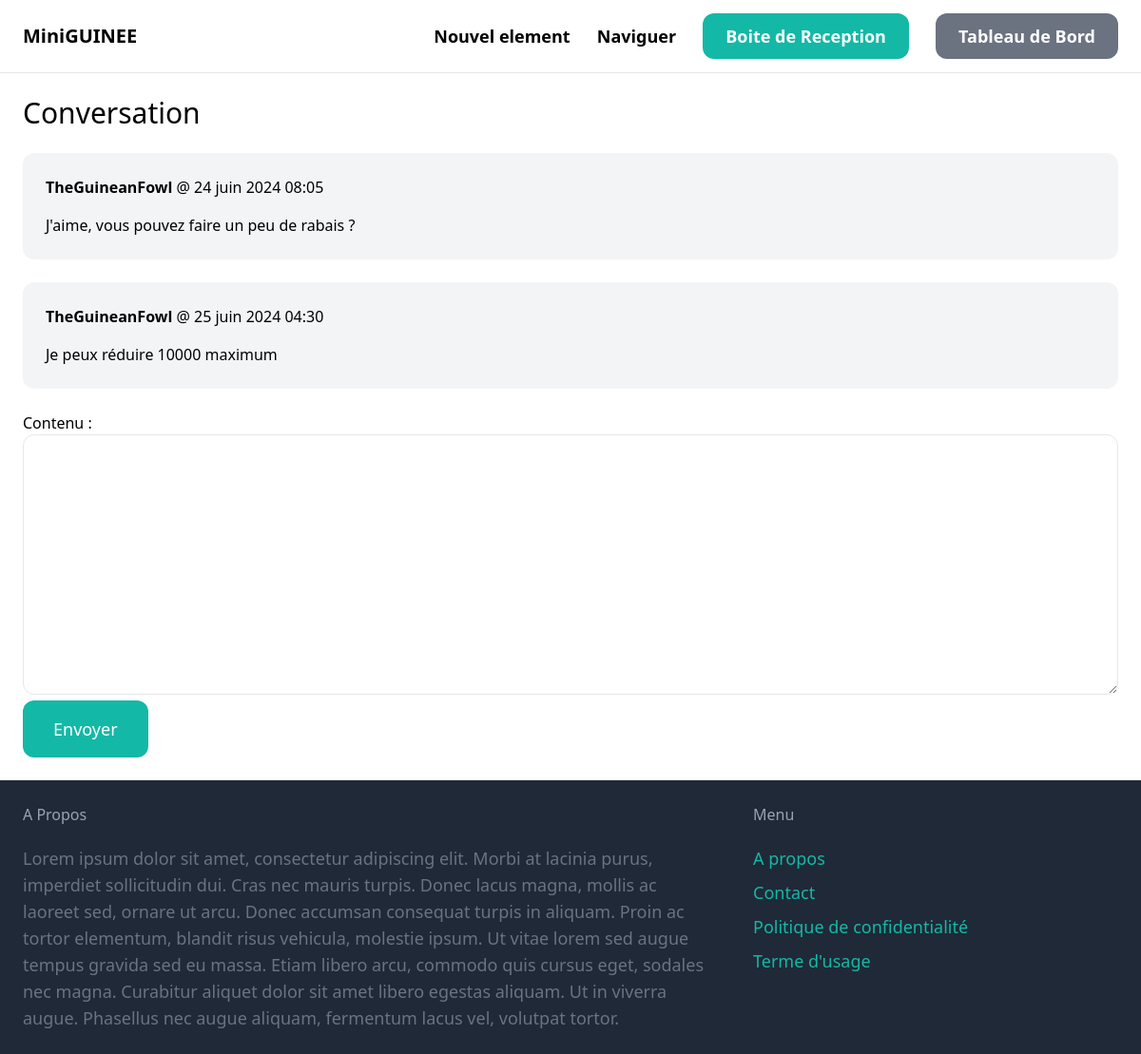
The page /inbox/1/ (signed in) on the database as committed earlier.
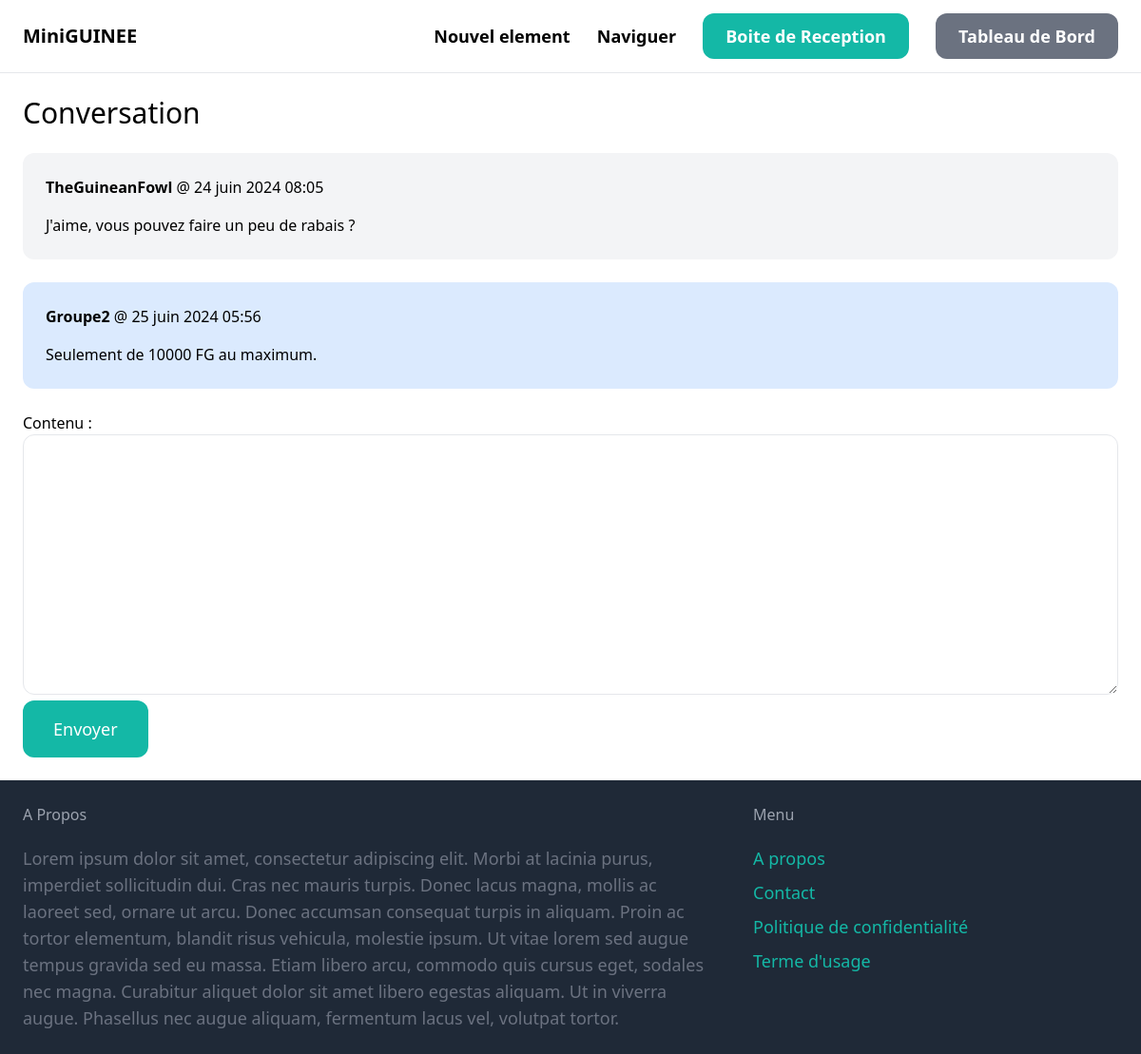
The same page on the database as committed later.
### conversation/models.py (models this page shows)
class ConversationMessage(models.Model):
    conversation = models.ForeignKey(Conversation, related_name='messages', on_delete=models.CASCADE)
    contenu = models.TextField()
    cree_a = models.DateTimeField(auto_now_add=True)
    cree_par = models.ForeignKey(User, related_name='created_messages', on_delete=models.CASCADE)

### conversation/views.py (the view)
# urls.py: path('<int:pk>/', views.detail, name='detail'),
@login_required
def detail(request, pk):
    conversation = Conversation.objects.filter(membres__in=[request.user.id]).get(pk=pk)
    if request.method == 'POST':
        form = ConversationMessageForm(request.POST)
        if form.is_valid():
            conversation_message = form.save(commit=False)
            conversation_message.conversation = conversation
            conversation_message.cree_par = request.user
            conversation_message.save()
            conversation.save()
            return redirect('conversation/detail.html', pk=pk)
    else:
        form = ConversationMessageForm()
    return render(request, 'conversation/detail.html', {
        'conversation': conversation,
        'form': form
    })

### conversation/forms.py
class ConversationMessageForm(forms.ModelForm):
    class Meta:
        model  = ConversationMessage
        fields = ('contenu',)
        widgets = {
            'contenu': forms.Textarea(attrs={
                'class': 'w-full py-4 px-6 rounded-xl border'
            })
        }

### conversation/templates/conversation/detail.html (shortened to what this page needs)
{% extends 'LeMiniGUINEE/base.html' %}
{% block content %}
<h1 class="mb-6 text-3xl">Conversation</h1>
<div class="space-y-6">
    {% for message in conversation.messages.all %}
        <div class="p-6 flex {% if message.cree_par == request.user %}bg-blue-100{% else %}bg-gray-100{% endif %} rounded-xl">
            <div>
                <p class="mb-4"><strong>{{ message.cree_par.username }}</strong> @ {{ message.cree_a }}</p>
                <p>{{ message.contenu }}</p>
            </div>
        </div>
    {% endfor %}
</div>
<form method="post" action="." class="mt-6">
    {{ form.as_p }}
    <button class="py-4 px-8 text-lg bg-teal-500 hover:bg-teal-700 rounded-xl text-white">Envoyer</button>
</form>
{% endblock %}

### LeMiniGUINEE/templates/LeMiniGUINEE/base.html (shortened to what this page needs)
<!DOCTYPE html>
<html>
    <head>
        <script src="https://cdn.tailwindcss.com"></script>
    </head>
    <body>
        <nav class="px-6 py-6 flex justify-between items-center border-b border-gray-200">
            <a href="/" class="text-xl font-semibold">MiniGUINEE</a>
            <div class="space-x-6">
                <a href="{% url 'element:new' %}" class="text-lg font-semibold hover:text-gray-500">Nouvel element</a>
                <a href="{% url 'element:elements' %}" class="text-lg font-semibold hover:text-gray-500">Naviguer</a>
                {% if request.user.is_authenticated %}
                    <a href="{% url 'conversation:inbox' %}" class="px-6 py-3 text-lg font-semibold bg-teal-500 text-white rounded-xl hover:bg-teal-700">Boite de Reception</a>
                    <a href="{% url 'dashboard:index' %}" class="px-6 py-3 text-lg font-semibold bg-gray-500 text-white rounded-xl hover:bg-gray-700">Tableau de Bord</a>
                {% else %}
                    <a href="{% url 'LeMiniGUINEE:signup' %}" class="px-6 py-3 text-lg font-semibold bg-teal-500 text-white rounded-xl hover:bg-teal-700">Créer compte</a>
                    <a href="{% url 'LeMiniGUINEE:login' %}" class="px-6 py-3 text-lg font-semibold bg-gray-500 text-white rounded-xl hover:bg-gray-700">Connecter</a>
                {% endif %}
            </div>
        </nav>
        <div class="px-6 py-6">
            {% block content %}
            {% endblock %}
        </div>
        <footer class="px-6 py-6 flex justify-between bg-gray-800">
            <div class="w-2/3 pr-10">
                <h3 class="mb-5 dont-semibold text-gray-400">A Propos</h3>
                <p class="text-lg text-gray-500">Lorem ipsum dolor sit amet, consectetur adipiscing elit. Morbi at lacinia purus, imperdiet sollicitudin dui. Cras nec mauris turpis. Donec lacus magna, mollis ac laoreet sed, ornare ut arcu. Donec accumsan consequat turpis in aliquam. Proin ac tortor elementum, blandit risus vehicula, molestie ipsum. Ut vitae lorem sed augue tempus gravida sed eu massa. Etiam libero arcu, commodo quis cursus eget, sodales nec magna. Curabitur aliquet dolor sit amet libero egestas aliquam. Ut in viverra augue. Phasellus nec augue aliquam, fermentum lacus vel, volutpat tortor.</p>
            </div>
            <div class="w-1/3">
                <h3 class="mb-5 dont-semibold text-gray-400">Menu</h3>
                <ul class="space-y-2">
                    <li><a href="#" class="text-lg text-teal-500 hover:text-teal-700">A propos</a></li>
                    <li><a href="{% url 'LeMiniGUINEE:contact' %}" class="text-lg text-teal-500 hover:text-teal-700">Contact</a></li>
                    <li><a href="#" class="text-lg text-teal-500 hover:text-teal-700">Politique de confidentialité</a></li>
                    <li><a href="#" class="text-lg text-teal-500 hover:text-teal-700">Terme d'usage</a></li>
                </ul>
            </div>
        </footer>
    </body>
</html>

Rows that differ between the two databases and show on the page:
removed ConversationMessage: cree_par.username "TheGuineanFowl", cree_a "25 juin 2024 04:30", contenu "Je peux réduire 10000 maximum"
added ConversationMessage: cree_par.username "Groupe2", cree_a "25 juin 2024 05:56", contenu "Seulement de 10000 FG au maximum."
